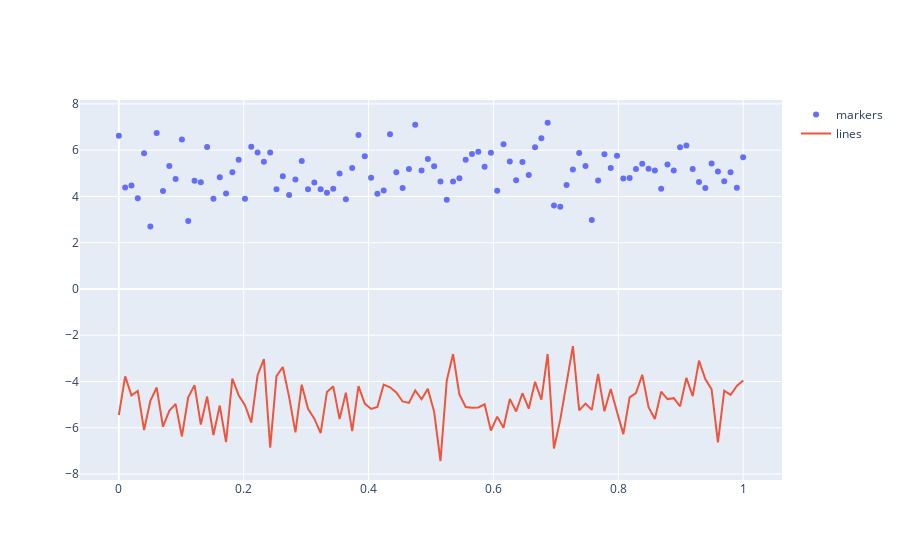

The code cell stored with this chart in its notebook:
### Markdown cell above
@Author: Rikesh Chhetri

@Date: 2021-07-15 22:00:30

@Last Modified time: 2021-07-15 22:00:30

@Title : Program to draw line and scatter plots for random 100 x and y coordinates

### Code cell
import numpy as np
from plotly.offline import iplot
import plotly.graph_objs as go
from LogHandler import logger

try:
    
    np.random.seed(1)
    N = 100
    random_x = np.linspace(0, 1, N)
    random_y1 = np.random.randn(N) + 5
    random_y2 = np.random.randn(N) - 5

    fig = go.Figure()
    # Add traces
    
    fig.add_trace(go.Scatter(x=random_x, y=random_y1,
                    mode='markers',
                    name='markers'))
    fig.add_trace(go.Scatter(x=random_x, y=random_y2,
                    mode='lines',
                    name='lines')) 
    fig.show()

except Exception as e:
    logger.error(e)
